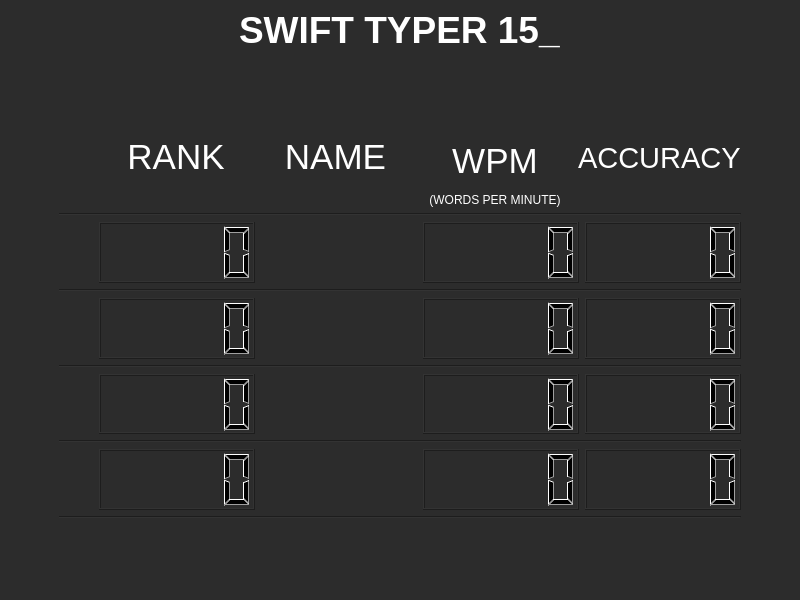
<?xml version="1.0" encoding="UTF-8"?>
<ui version="4.0">
 <class>MainWindow</class>
 <widget class="QMainWindow" name="MainWindow">
  <property name="geometry">
   <rect>
    <x>0</x>
    <y>0</y>
    <width>800</width>
    <height>600</height>
   </rect>
  </property>
  <property name="windowTitle">
   <string>MainWindow</string>
  </property>
  <property name="styleSheet">
   <string notr="true">background-color: rgb(44, 44, 44);</string>
  </property>
  <widget class="QWidget" name="centralwidget">
   <layout class="QVBoxLayout" name="verticalLayout_3">
    <item>
     <layout class="QVBoxLayout" name="verticalLayout">
      <item>
       <layout class="QHBoxLayout" name="horizontalLayout">
        <item>
         <widget class="QLabel" name="label">
          <property name="sizePolicy">
           <sizepolicy hsizetype="Fixed" vsizetype="Fixed">
            <horstretch>0</horstretch>
            <verstretch>0</verstretch>
           </sizepolicy>
          </property>
          <property name="styleSheet">
           <string notr="true">color: rgb(255,255,255);
font: 75 italic 48pt &quot;Ubuntu&quot;;
</string>
          </property>
          <property name="text">
           <string>&lt;html&gt;&lt;head/&gt;&lt;body&gt;&lt;p&gt;&lt;span style=&quot; font-size:28pt; font-weight:600;&quot;&gt;SWIFT TYPER 15&lt;/span&gt;&lt;span style=&quot; font-size:28pt; font-weight:600;&quot;&gt;_&lt;/span&gt;&lt;/p&gt;&lt;/body&gt;&lt;/html&gt;</string>
          </property>
         </widget>
        </item>
       </layout>
      </item>
      <item>
       <layout class="QVBoxLayout" name="verticalLayout_2">
        <property name="leftMargin">
         <number>50</number>
        </property>
        <property name="topMargin">
         <number>50</number>
        </property>
        <property name="rightMargin">
         <number>50</number>
        </property>
        <property name="bottomMargin">
         <number>50</number>
        </property>
        <item>
         <layout class="QHBoxLayout" name="horizontalLayout_6">
          <item>
           <spacer name="horizontalSpacer_9">
            <property name="orientation">
             <enum>Qt::Horizontal</enum>
            </property>
            <property name="sizeType">
             <enum>QSizePolicy::Ignored</enum>
            </property>
            <property name="sizeHint" stdset="0">
             <size>
              <width>40</width>
              <height>20</height>
             </size>
            </property>
           </spacer>
          </item>
          <item>
           <widget class="QLabel" name="label_7">
            <property name="font">
             <font>
              <family>Ubuntu</family>
              <pointsize>22</pointsize>
              <weight>9</weight>
              <italic>false</italic>
              <bold>false</bold>
             </font>
            </property>
            <property name="styleSheet">
             <string notr="true">color: rgb(255,255,255);
font: 75 22pt &quot;Ubuntu&quot;;</string>
            </property>
            <property name="text">
             <string>&lt;html&gt;&lt;head/&gt;&lt;body&gt;&lt;p&gt;&lt;span style=&quot; font-size:26pt;&quot;&gt;RANK&lt;/span&gt;&lt;/p&gt;&lt;/body&gt;&lt;/html&gt;</string>
            </property>
            <property name="alignment">
             <set>Qt::AlignCenter</set>
            </property>
           </widget>
          </item>
          <item>
           <widget class="QLabel" name="label_2">
            <property name="font">
             <font>
              <family>Ubuntu</family>
              <pointsize>22</pointsize>
              <weight>9</weight>
              <italic>false</italic>
              <bold>false</bold>
             </font>
            </property>
            <property name="styleSheet">
             <string notr="true">color: rgb(255,255,255);
font: 75 22pt &quot;Ubuntu&quot;;</string>
            </property>
            <property name="text">
             <string>&lt;html&gt;&lt;head/&gt;&lt;body&gt;&lt;p&gt;&lt;span style=&quot; font-size:26pt;&quot;&gt;NAME&lt;/span&gt;&lt;/p&gt;&lt;/body&gt;&lt;/html&gt;</string>
            </property>
            <property name="alignment">
             <set>Qt::AlignCenter</set>
            </property>
           </widget>
          </item>
          <item>
           <widget class="QLabel" name="label_8">
            <property name="font">
             <font>
              <family>Ubuntu</family>
              <pointsize>22</pointsize>
              <weight>9</weight>
              <italic>false</italic>
              <bold>false</bold>
             </font>
            </property>
            <property name="styleSheet">
             <string notr="true">color: rgb(255,255,255);
font: 75 22pt &quot;Ubuntu&quot;;</string>
            </property>
            <property name="text">
             <string>&lt;html&gt;&lt;head/&gt;&lt;body&gt;&lt;p&gt;&lt;br/&gt;&lt;span style=&quot; font-size:26pt;&quot;&gt;WPM&lt;/span&gt;&lt;/p&gt;&lt;p&gt;&lt;span style=&quot; font-size:9pt;&quot;&gt;(WORDS PER MINUTE)&lt;/span&gt;&lt;/p&gt;&lt;/body&gt;&lt;/html&gt;</string>
            </property>
            <property name="alignment">
             <set>Qt::AlignCenter</set>
            </property>
           </widget>
          </item>
          <item>
           <widget class="QLabel" name="label_9">
            <property name="font">
             <font>
              <family>Ubuntu</family>
              <pointsize>22</pointsize>
              <weight>9</weight>
              <italic>false</italic>
              <bold>false</bold>
             </font>
            </property>
            <property name="mouseTracking">
             <bool>false</bool>
            </property>
            <property name="styleSheet">
             <string notr="true">color: rgb(255,255,255);
font: 75 22pt &quot;Ubuntu&quot;;</string>
            </property>
            <property name="text">
             <string>ACCURACY</string>
            </property>
           </widget>
          </item>
         </layout>
        </item>
        <item>
         <widget class="Line" name="line_3">
          <property name="orientation">
           <enum>Qt::Horizontal</enum>
          </property>
         </widget>
        </item>
        <item>
         <layout class="QHBoxLayout" name="horizontalLayout_2">
          <item>
           <spacer name="horizontalSpacer">
            <property name="orientation">
             <enum>Qt::Horizontal</enum>
            </property>
            <property name="sizeType">
             <enum>QSizePolicy::Ignored</enum>
            </property>
            <property name="sizeHint" stdset="0">
             <size>
              <width>40</width>
              <height>20</height>
             </size>
            </property>
           </spacer>
          </item>
          <item>
           <widget class="QLCDNumber" name="lcdNumber"/>
          </item>
          <item>
           <widget class="QLabel" name="label_6">
            <property name="styleSheet">
             <string notr="true">color: rgb(255, 255, 255);</string>
            </property>
            <property name="text">
             <string/>
            </property>
            <property name="alignment">
             <set>Qt::AlignCenter</set>
            </property>
           </widget>
          </item>
          <item>
           <widget class="QLCDNumber" name="lcdNumber_2"/>
          </item>
          <item>
           <widget class="QLCDNumber" name="lcdNumber_10"/>
          </item>
         </layout>
        </item>
        <item>
         <widget class="Line" name="line_2">
          <property name="orientation">
           <enum>Qt::Horizontal</enum>
          </property>
         </widget>
        </item>
        <item>
         <layout class="QHBoxLayout" name="horizontalLayout_5">
          <item>
           <spacer name="horizontalSpacer_2">
            <property name="orientation">
             <enum>Qt::Horizontal</enum>
            </property>
            <property name="sizeType">
             <enum>QSizePolicy::Ignored</enum>
            </property>
            <property name="sizeHint" stdset="0">
             <size>
              <width>40</width>
              <height>20</height>
             </size>
            </property>
           </spacer>
          </item>
          <item>
           <widget class="QLCDNumber" name="lcdNumber_3"/>
          </item>
          <item>
           <widget class="QLabel" name="label_3">
            <property name="styleSheet">
             <string notr="true">color: rgb(255, 255, 255);</string>
            </property>
            <property name="text">
             <string/>
            </property>
            <property name="alignment">
             <set>Qt::AlignCenter</set>
            </property>
           </widget>
          </item>
          <item>
           <widget class="QLCDNumber" name="lcdNumber_9"/>
          </item>
          <item>
           <widget class="QLCDNumber" name="lcdNumber_4"/>
          </item>
         </layout>
        </item>
        <item>
         <widget class="Line" name="line_4">
          <property name="orientation">
           <enum>Qt::Horizontal</enum>
          </property>
         </widget>
        </item>
        <item>
         <layout class="QHBoxLayout" name="horizontalLayout_4">
          <item>
           <spacer name="horizontalSpacer_3">
            <property name="orientation">
             <enum>Qt::Horizontal</enum>
            </property>
            <property name="sizeType">
             <enum>QSizePolicy::Ignored</enum>
            </property>
            <property name="sizeHint" stdset="0">
             <size>
              <width>40</width>
              <height>20</height>
             </size>
            </property>
           </spacer>
          </item>
          <item>
           <widget class="QLCDNumber" name="lcdNumber_5"/>
          </item>
          <item>
           <widget class="QLabel" name="label_5">
            <property name="styleSheet">
             <string notr="true">color: rgb(255, 255, 255);</string>
            </property>
            <property name="text">
             <string/>
            </property>
            <property name="alignment">
             <set>Qt::AlignCenter</set>
            </property>
           </widget>
          </item>
          <item>
           <widget class="QLCDNumber" name="lcdNumber_11"/>
          </item>
          <item>
           <widget class="QLCDNumber" name="lcdNumber_6"/>
          </item>
         </layout>
        </item>
        <item>
         <widget class="Line" name="line_5">
          <property name="orientation">
           <enum>Qt::Horizontal</enum>
          </property>
         </widget>
        </item>
        <item>
         <layout class="QHBoxLayout" name="horizontalLayout_3">
          <item>
           <spacer name="horizontalSpacer_4">
            <property name="orientation">
             <enum>Qt::Horizontal</enum>
            </property>
            <property name="sizeType">
             <enum>QSizePolicy::Ignored</enum>
            </property>
            <property name="sizeHint" stdset="0">
             <size>
              <width>40</width>
              <height>20</height>
             </size>
            </property>
           </spacer>
          </item>
          <item>
           <widget class="QLCDNumber" name="lcdNumber_7"/>
          </item>
          <item>
           <widget class="QLabel" name="label_4">
            <property name="styleSheet">
             <string notr="true">color: rgb(255, 255, 255);</string>
            </property>
            <property name="text">
             <string/>
            </property>
            <property name="alignment">
             <set>Qt::AlignCenter</set>
            </property>
           </widget>
          </item>
          <item>
           <widget class="QLCDNumber" name="lcdNumber_8"/>
          </item>
          <item>
           <widget class="QLCDNumber" name="lcdNumber_12"/>
          </item>
         </layout>
        </item>
        <item>
         <layout class="QHBoxLayout" name="horizontalLayout_7"/>
        </item>
        <item>
         <widget class="Line" name="line_6">
          <property name="orientation">
           <enum>Qt::Horizontal</enum>
          </property>
         </widget>
        </item>
       </layout>
      </item>
     </layout>
    </item>
   </layout>
  </widget>
  <widget class="QStatusBar" name="statusbar"/>
 </widget>
 <resources/>
 <connections/>
</ui>
